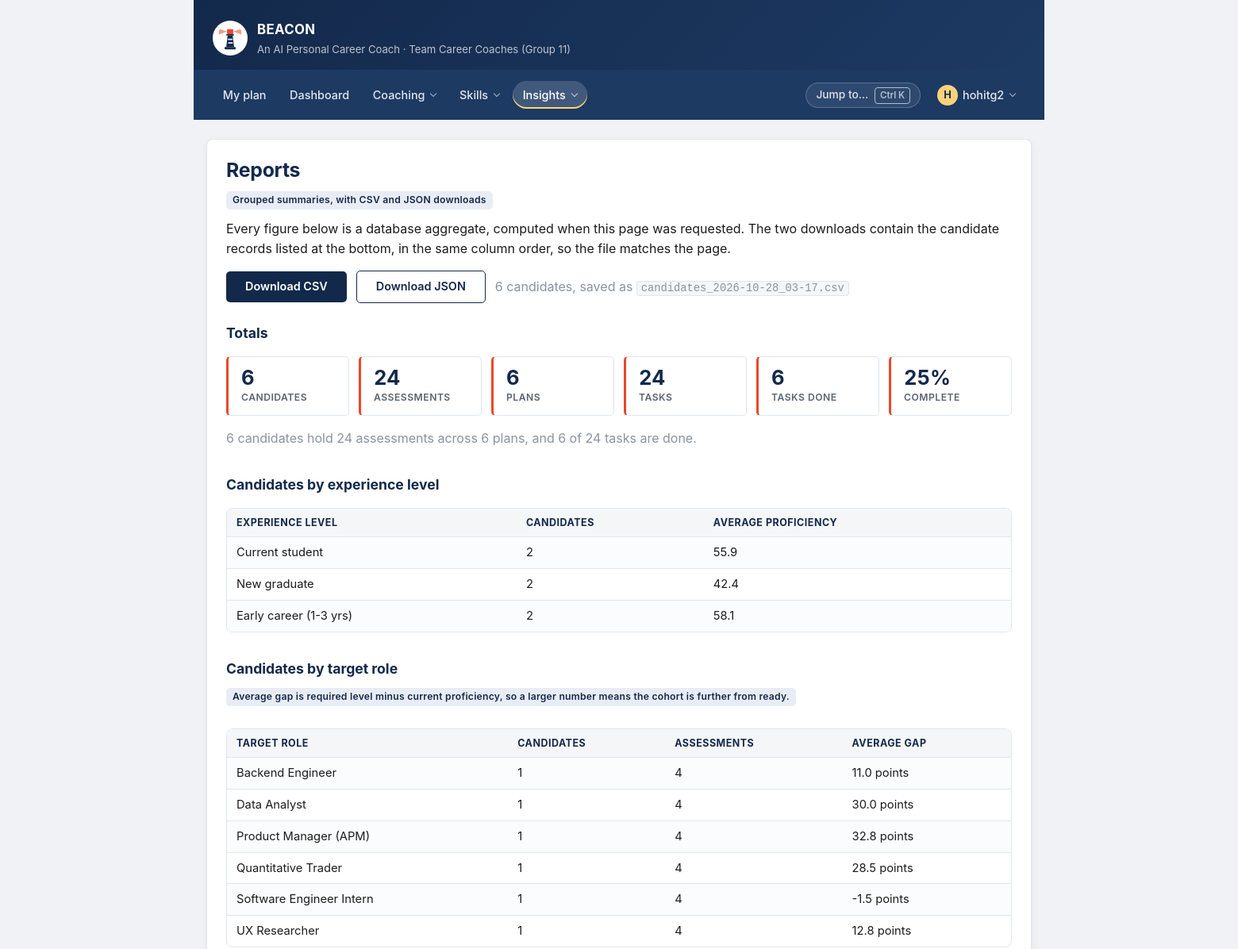
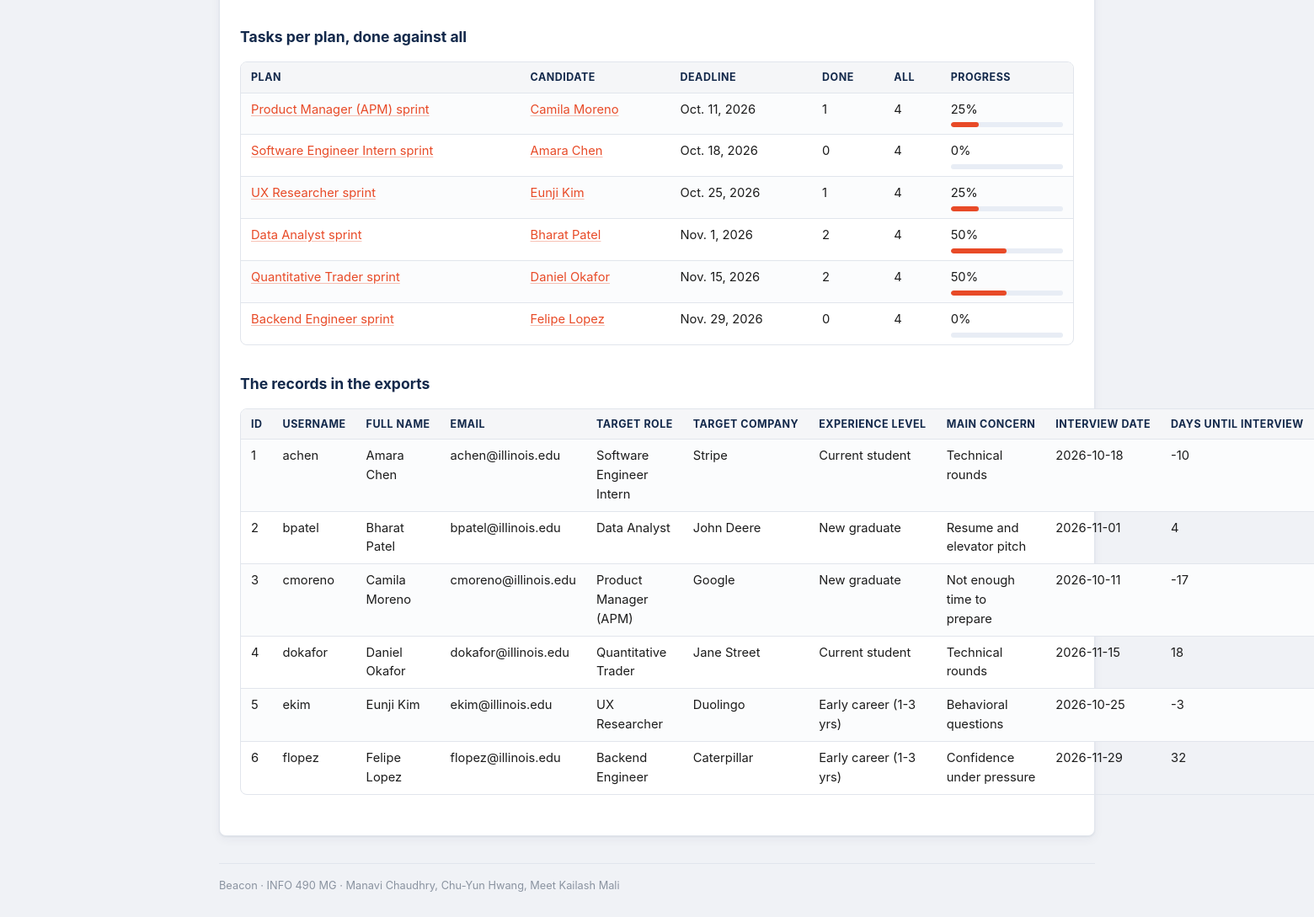
The app's page /reports/ (signed in) with its own data (2 pictures, top to bottom).
### preparation/models.py (models this page shows, shortened)
class PreparationPlan(models.Model):
    class Status(models.TextChoices):
        DRAFT = "DRAFT", "Draft"
        ACTIVE = "ACTIVE", "Active"
        COMPLETED = "DONE", "Completed"
        ARCHIVED = "ARCH", "Archived"
    candidate = models.ForeignKey(
        CandidateProfile,
        on_delete=models.CASCADE,
        related_name="plans",
    )
    title = models.CharField(max_length=150, help_text="e.g. 4-week SWE intern sprint")
    focus_role = models.CharField(max_length=120)
    start_date = models.DateField(default=timezone.localdate)
    target_date = models.DateField(help_text="Date the plan must be finished by.")
    status = models.CharField(max_length=6, choices=Status.choices, default=Status.DRAFT)
    generated_by_ai = models.BooleanField(
        default=True,
        help_text="False when a user hand-writes or heavily edits the plan.",
    )
    created_at = models.DateTimeField(auto_now_add=True)
    class Meta:
        ordering = ["target_date", "-created_at"]
        constraints = [
            models.UniqueConstraint(
                fields=["candidate", "title"], name="uniq_plan_title_per_candidate"
            ),
            models.CheckConstraint(
                condition=models.Q(target_date__gte=models.F("start_date")),
                name="plan_ends_after_it_starts",
            ),
        ]
    def get_absolute_url(self):
        return reverse("preparation:plan_detail", args=[self.pk])

class CandidateProfile(models.Model):
    class ExperienceLevel(models.TextChoices):
        STUDENT = "STU", "Current student"
        NEW_GRAD = "NEW", "New graduate"
        EARLY_CAREER = "EARLY", "Early career (1-3 yrs)"
    class PrimaryConcern(models.TextChoices):
        TECHNICAL = "TECH", "Technical rounds"
        BEHAVIORAL = "BEHAV", "Behavioral questions"
        RESUME = "RESUME", "Resume and elevator pitch"
        CONFIDENCE = "CONF", "Confidence under pressure"
        TIME = "TIME", "Not enough time to prepare"
    user = models.OneToOneField(
        settings.AUTH_USER_MODEL,
        on_delete=models.CASCADE,
        related_name="candidate_profile",
        help_text="One login = one career profile.",
    )
    target_role = models.CharField(
        max_length=120, help_text="e.g. Software Engineer Intern"
    )
    target_roles = models.JSONField(
        default=list,
        blank=True,
        help_text="All target roles; requirements use the highest bar among them.",
    )
    interests = models.JSONField(
        default=list,
        blank=True,
        help_text="Interest keys chosen at onboarding, e.g. ['data', 'product'].",
    )
    target_company = models.CharField(max_length=120, blank=True)
    experience_level = models.CharField(
        max_length=5, choices=ExperienceLevel.choices, default=ExperienceLevel.STUDENT
    )
    resume_summary = models.TextField(
        blank=True,
        help_text="Plain-text resume the parser turns into an initial skill list.",
    )
    resume_file = models.FileField(
        upload_to="resumes/",
        blank=True,
        null=True,
        help_text="Original upload from the drag-and-drop area on the setup screen.",
    )
    target_interview_date = models.DateField(
        null=True,
        blank=True,
        help_text="Deadline Beacon plans backwards from. Blank = open-ended prep.",
    )
    preparation_timeline_weeks = models.PositiveSmallIntegerField(
        default=6,
        validators=[MinValueValidator(1), MaxValueValidator(52)],
        help_text="Weeks the user says they have. Drives the length of the roadmap.",
    )
    primary_concern = models.CharField(
        max_length=6,
        choices=PrimaryConcern.choices,
        blank=True,
        help_text="Optional. Used to weight which skill gaps get tackled first.",
    )
    skills = models.ManyToManyField(
        Skill,
        through="SkillAssessment",
        related_name="candidates",
        blank=True,
    )
    created_at = models.DateTimeField(auto_now_add=True)
    updated_at = models.DateTimeField(auto_now=True)
    class Meta:
        ordering = ["-updated_at"]
    def get_absolute_url(self):
        return reverse("preparation:candidate_detail", args=[self.pk])
    @property
    def days_until_interview(self):
        if not self.target_interview_date:
            return None
        return (self.target_interview_date - timezone.localdate()).days
    @property
    def readiness_percent(self):
        assessments = list(self.assessments.all())
        if not assessments:
            return 0
        ratios = [
            min(a.proficiency_score / a.required_level, 1) if a.required_level else 1
            for a in assessments
        ]
        return round(sum(ratios) / len(ratios) * 100)

### preparation/views.py (the view)
# urls.py: path("reports/", views.reports_page, name="reports"),
@login_required
def reports_page(request):
    rows = exports.candidate_rows(visibility.candidates_for(request.user))
    context = {
        "totals": exports.report_totals(),
        "by_experience": exports.candidates_by_experience(),
        "by_role": exports.candidates_by_role(),
        "by_plan": exports.tasks_by_plan(visibility.plans_for(request.user)),
        "headers": [label for _, label in exports.EXPORT_COLUMNS],
        "rows": [
            [row[key] for key, _ in exports.EXPORT_COLUMNS] for row in rows
        ],
        "csv_name": exports.export_filename("csv"),
        "json_name": exports.export_filename("json"),
    }
    return render(request, "preparation/reports.html", context)

### preparation/context_processors.py (called while the page is built)
def google_oauth(request):
    provider = settings.SOCIALACCOUNT_PROVIDERS.get("google", {})
    app = provider.get("APP", {})
    return {
        "google_oauth_configured": bool(app.get("client_id") and app.get("secret")),
        "google_oauth_placeholder": settings.DEBUG,
    }

### preparation/exports.py (called while the page is built)
def export_queryset(candidates=None):
    base = CandidateProfile.objects.all() if candidates is None else candidates
    return (
        base.select_related("user")
        .annotate(
            skills_assessed=Count("assessments", distinct=True),
            average_proficiency=Avg("assessments__proficiency_score"),
            plan_count=Count("plans", distinct=True),
            tasks_total=Count("plans__tasks", distinct=True),
            tasks_done=Count(
                "plans__tasks",
                filter=Q(plans__tasks__status=PlanTask.Status.DONE),
                distinct=True,
            ),
        )
        .order_by("user__username")
    )

def export_filename(extension, *, stem="candidates", now=None):
    moment = now or timezone.localtime()
    return f"{stem}_{moment:%Y-%m-%d_%H-%M}.{extension}"

def candidates_by_experience():
    labels = dict(CandidateProfile.ExperienceLevel.choices)
    return [
        {
            "label": labels.get(row["experience_level"], row["experience_level"]),
            "candidates": row["candidates"],
            "average_readiness": round(float(row["average_proficiency"]), 1)
            if row["average_proficiency"] is not None
            else None,
        }
        for row in CandidateProfile.objects.values("experience_level")
        .annotate(
            candidates=Count("id", distinct=True),
            average_proficiency=Avg("assessments__proficiency_score"),
        )
        .order_by("-candidates")
    ]

def report_totals():
    tasks = PlanTask.objects.count()
    done = PlanTask.objects.filter(status=PlanTask.Status.DONE).count()
    return {
        "candidates": CandidateProfile.objects.count(),
        "assessments": SkillAssessment.objects.count(),
        "plans": PreparationPlan.objects.count(),
        "tasks": tasks,
        "tasks_done": done,
        "percent_done": round(done / tasks * 100) if tasks else 0,
    }

### preparation/navigation.py (called while the page is built)
def navigation(request):
    if not getattr(request, "user", None) or not request.user.is_authenticated:
        return {"nav": None}
    return {"nav": build(request)}

### preparation/visibility.py (called while the page is built)
def is_coach(user):
    return bool(user and user.is_authenticated and user.is_staff)

### templates/preparation/reports.html (shortened to what this page needs)
{% extends "base.html" %}
{% block heading %}Reports{% endblock %}
{% block content %}
  <p class="tag">Grouped summaries, with CSV and JSON downloads</p>
  <p>
    Every figure below is a database aggregate, computed when this page was
    requested. The two downloads contain the candidate records listed at the
    bottom, in the same column order, so the file matches the page.
  </p>
  <p class="downloads">
    <a class="btn" href="{% url 'preparation:export_candidates_csv' %}"
       download="{{ csv_name }}">Download CSV</a>
    <a class="btn btn--ghost" href="{% url 'preparation:export_candidates_json' %}"
       download="{{ json_name }}">Download JSON</a>
    <span class="muted">
      {{ totals.candidates }} candidate{{ totals.candidates|pluralize }},
      saved as <code>{{ csv_name }}</code>
    </span>
  </p>
  <h2>Totals</h2>
  <ul class="stats">
    <li class="stat"><span class="stat__value">{{ totals.candidates }}</span>
        <span class="stat__label">Candidates</span></li>
    <li class="stat"><span class="stat__value">{{ totals.assessments }}</span>
        <span class="stat__label">Assessments</span></li>
    <li class="stat"><span class="stat__value">{{ totals.plans }}</span>
        <span class="stat__label">Plans</span></li>
    <li class="stat"><span class="stat__value">{{ totals.tasks }}</span>
        <span class="stat__label">Tasks</span></li>
    <li class="stat"><span class="stat__value">{{ totals.tasks_done }}</span>
        <span class="stat__label">Tasks done</span></li>
    <li class="stat"><span class="stat__value">{{ totals.percent_done }}%</span>
        <span class="stat__label">Complete</span></li>
  </ul>
  <p class="muted">
    {{ totals.candidates }} candidate{{ totals.candidates|pluralize }} hold
    {{ totals.assessments }} assessment{{ totals.assessments|pluralize }} across
    {{ totals.plans }} plan{{ totals.plans|pluralize }}, and
    {{ totals.tasks_done }} of {{ totals.tasks }} task{{ totals.tasks|pluralize }}
    {{ totals.tasks_done|pluralize:"is,are" }} done.
  </p>
  <h2>Candidates by experience level</h2>
  <div class="table-scroll">
  <table>
    <tr><th>Experience level</th><th>Candidates</th><th>Average proficiency</th></tr>
    {% for row in by_experience %}
      <tr>
        <td>{{ row.label }}</td>
        <td>{{ row.candidates }}</td>
        <td>{% if row.average_readiness %}{{ row.average_readiness }}{% else %}not assessed{% endif %}</td>
      </tr>
    {% empty %}
      <tr><td colspan="3">No candidates yet. Run
        <code>python manage.py seed_demo_data</code> to load the demo rows.</td></tr>
    {% endfor %}
  </table>
  </div>
  <h2>Candidates by target role</h2>
  <p class="tag">Average gap is required level minus current proficiency, so a
  larger number means the cohort is further from ready.</p>
  <div class="table-scroll">
  <table>
    <tr><th>Target role</th><th>Candidates</th><th>Assessments</th><th>Average gap</th></tr>
    {% for row in by_role %}
      <tr>
        <td>{{ row.label }}</td>
        <td>{{ row.candidates }}</td>
        <td>{{ row.assessments }}</td>
        <td>{% if row.average_gap %}{{ row.average_gap }} points{% else %}not assessed{% endif %}</td>
      </tr>
    {% empty %}
      <tr><td colspan="4">No candidates yet, so there are no roles to group by.</td></tr>
    {% endfor %}
  </table>
  </div>
  <h2>Tasks per plan, done against all</h2>
  <div class="table-scroll">
  <table>
    <tr>
      <th>Plan</th><th>Candidate</th><th>Deadline</th>
      <th>Done</th><th>All</th><th>Progress</th>
    </tr>
    {% for row in by_plan %}
      <tr>
        <td><a href="{{ row.plan_url }}">{{ row.plan }}</a></td>
        <td><a href="{{ row.candidate_url }}">{{ row.candidate }}</a></td>
        <td>{{ row.target_date }}</td>
        <td>{{ row.tasks_done }}</td>
        <td>{{ row.tasks_total }}</td>
        <td>
          {{ row.percent_done }}%
          <span class="meter">
            <span class="meter__fill" style="width: {{ row.percent_done }}%"></span>
          </span>
        </td>
      </tr>
    {% empty %}
      <tr><td colspan="6">No preparation plans yet, so no task counts to show.</td></tr>
    {% endfor %}
  </table>
  </div>
  <h2>The records in the exports</h2>
  <div class="table-scroll">
  <table>
    <tr>
      {% for label in headers %}<th>{{ label }}</th>{% endfor %}
    </tr>
    {% for cells in rows %}
      <tr>
        {% for cell in cells %}
          <td>{{ cell|default_if_none:"" }}</td>
        {% endfor %}
      </tr>
    {% empty %}
      <tr>
        <td colspan="{{ headers|length }}">
          No candidates yet, so both downloads would contain only a header row.
        </td>
      </tr>
    {% endfor %}
  </table>
  </div>
{% endblock %}

### templates/base.html (shortened to what this page needs)
{% load static %}<!DOCTYPE html>
<html lang="en">
<head>
  <link rel="stylesheet" href="{% static 'css/beacon.css' %}">
</head>
<body class="{% block body_class %}{% endblock %}">
  <div class="page">
    <header class="masthead">
      <img class="masthead__logo" src="{% static 'img/beacon-logo.svg' %}"
           alt="" width="44" height="44">
      <div class="masthead__text">
        <p class="masthead__title">BEACON</p>
        <p class="masthead__tagline">
          An AI Personal Career Coach &middot; Team Career Coaches (Group 11)
        </p>
      </div>
    </header>
    <nav class="nav" aria-label="Main">
      {% if nav %}
        <ul class="nav__list">
          {% for item in nav.items %}
            {% if item.children %}
              <li class="nav__group">
                <details class="menu{% if item.active %} is-active{% endif %}">
                  <summary class="nav__link">{{ item.label }}</summary>
                </details>
              </li>
            {% else %}
              <li>
                <a class="nav__link{% if item.active %} is-active{% endif %}" href="{{ item.url }}"
                   {% if item.active %}aria-current="page"{% endif %}>{{ item.label }}</a>
              </li>
            {% endif %}
          {% endfor %}
        </ul>
        <div class="nav__right">
          <button type="button" class="nav-palette" data-palette-open
                  aria-label="Search pages, candidates and skills">
            Jump to&hellip; <kbd>&#8984;K</kbd>
          </button>
          <details class="menu menu--account">
            <summary class="nav__link nav__avatar" aria-label="Account menu">
              <span class="avatar" aria-hidden="true">{{ user.get_username|slice:":1"|upper }}</span>
              <span class="nav__username">{{ user.get_username }}</span>
            </summary>
          </details>
        </div>
      {% else %}
        <ul class="nav__list">
          <li><a class="nav__link" href="{% url 'preparation:login' %}">Log In</a></li>
          <li><a class="nav__link" href="{% url 'preparation:signup' %}">Sign Up</a></li>
        </ul>
      {% endif %}
    </nav>
    <main class="content">
      {% block page_header %}
        <h1 class="page-title">{% block heading %}Beacon{% endblock %}</h1>
      {% endblock %}
      {% block content %}{% endblock %}
    </main>
    <footer class="footer">
      Beacon &middot; INFO 490 MG &middot; Manavi Chaudhry, Chu-Yun Hwang, Meet Kailash Mali
    </footer>
  </div>
</body>
</html>

### records on screen
PreparationPlan: label "Backend Engineer", candidates "1", assessments "4", average_gap "11.0", plan "Backend Engineer sprint", target_date "Nov. 29, 2026"
PreparationPlan: label "Data Analyst", candidates "1", assessments "4", average_gap "30.0", plan "Data Analyst sprint", target_date "Nov. 1, 2026"
PreparationPlan: label "Product Manager (APM)", candidates "1", assessments "4", average_gap "32.8", plan "Product Manager (APM) sprint", target_date "Oct. 11, 2026"
PreparationPlan: label "Quantitative Trader", candidates "1", assessments "4", average_gap "28.5", plan "Quantitative Trader sprint", target_date "Nov. 15, 2026"
CandidateProfile: label "Software Engineer Intern", candidates "1", assessments "4", average_gap "-1.5", cells "Software Engineer Intern" "Stripe"
PreparationPlan: label "UX Researcher", candidates "1", assessments "4", average_gap "12.8", plan "UX Researcher sprint", target_date "Oct. 25, 2026"
PreparationPlan: plan "Software Engineer Intern sprint", target_date "Oct. 18, 2026"
CandidateProfile: cells "Data Analyst" "John Deere"
CandidateProfile: cells "Product Manager (APM)" "Google"
CandidateProfile: cells "Quantitative Trader" "Jane Street"
CandidateProfile: cells "UX Researcher" "Duolingo"
CandidateProfile: cells "Backend Engineer" "Caterpillar"

### other values on screen
{{ item.label }} "My plan" "Dashboard"
{{ item.label }} "Coaching" "Skills" "Insights"
{{ user.get_username|slice:":1"|upper }} "H"
{{ user.get_username }} "hohitg2"
{{ totals.candidates }} "6"
{{ csv_name }} "candidates_2026-10-28_03-17.csv"
{{ totals.assessments }} "24"
{{ totals.plans }} "6"
{{ totals.tasks }} "24"
{{ totals.tasks_done }} "6"
{{ totals.percent_done }} "25"
{{ row.label }} "Current student" "New graduate" "Early career (1-3 yrs)"
{{ row.candidates }} "2" "2" "2"
{{ row.average_readiness }} "55.9" "42.4" "58.1"
{{ row.candidate }} "Camila Moreno" "Amara Chen" "Eunji Kim" "Bharat Patel" "Daniel Okafor" "Felipe Lopez"
